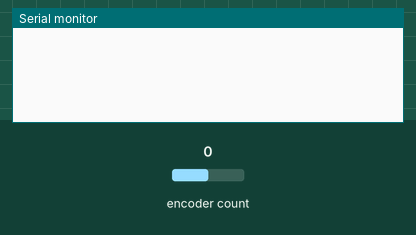
A sketch run on a simulated Arduino Uno, built with avr-gcc and run on an emulated ATmega328P. Parts: the last lines printed to the serial monitor. The test bench sets the inputs (shaded band); at power-on: encoder count 0.

Above: at 1.2 s.
1.3 s: encoder count set to 1
At 1.8 s:
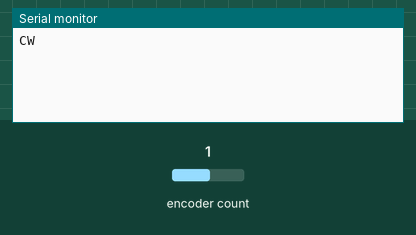
2.8 s: encoder count set to 0
At 4.1 s:
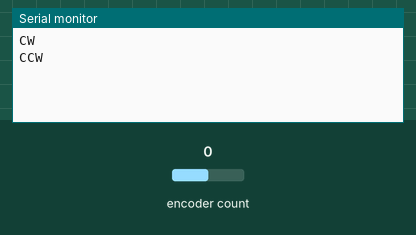

The sketch:

encoder_test.ino
```cpp
// (licence header left out)
#include <SimpleRotary.h>

// Pin A, Pin B, Button Pin
SimpleRotary rotary(2,3,4);

void setup() {
  Serial.begin(9600);
}

void loop() {

  byte i;

  // 0 = not turning, 1 = CW, 2 = CCW
  i = rotary.rotate();

  if ( i == 1 ) {
    Serial.println("CW");
  }

  if ( i == 2 ) {
    Serial.println("CCW");
  }
}
```

Measured:
- after the input at 1.3 s, the serial monitor: prints a new line at once (image 1)
- after the input at 2.8 s, the serial monitor: prints a new line at once (image 2)
